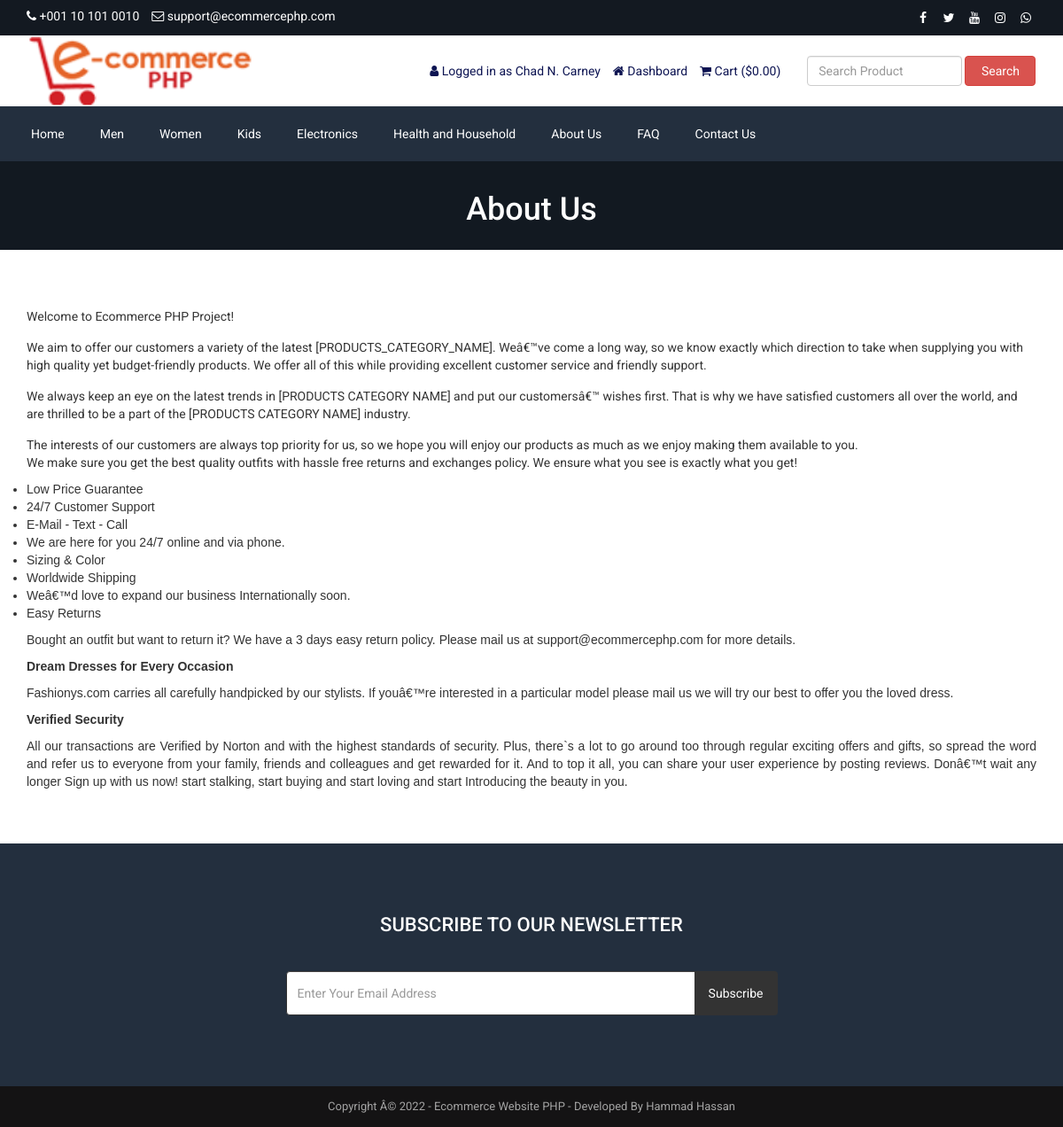
Page /about.php (signed in) on the earlier database version.
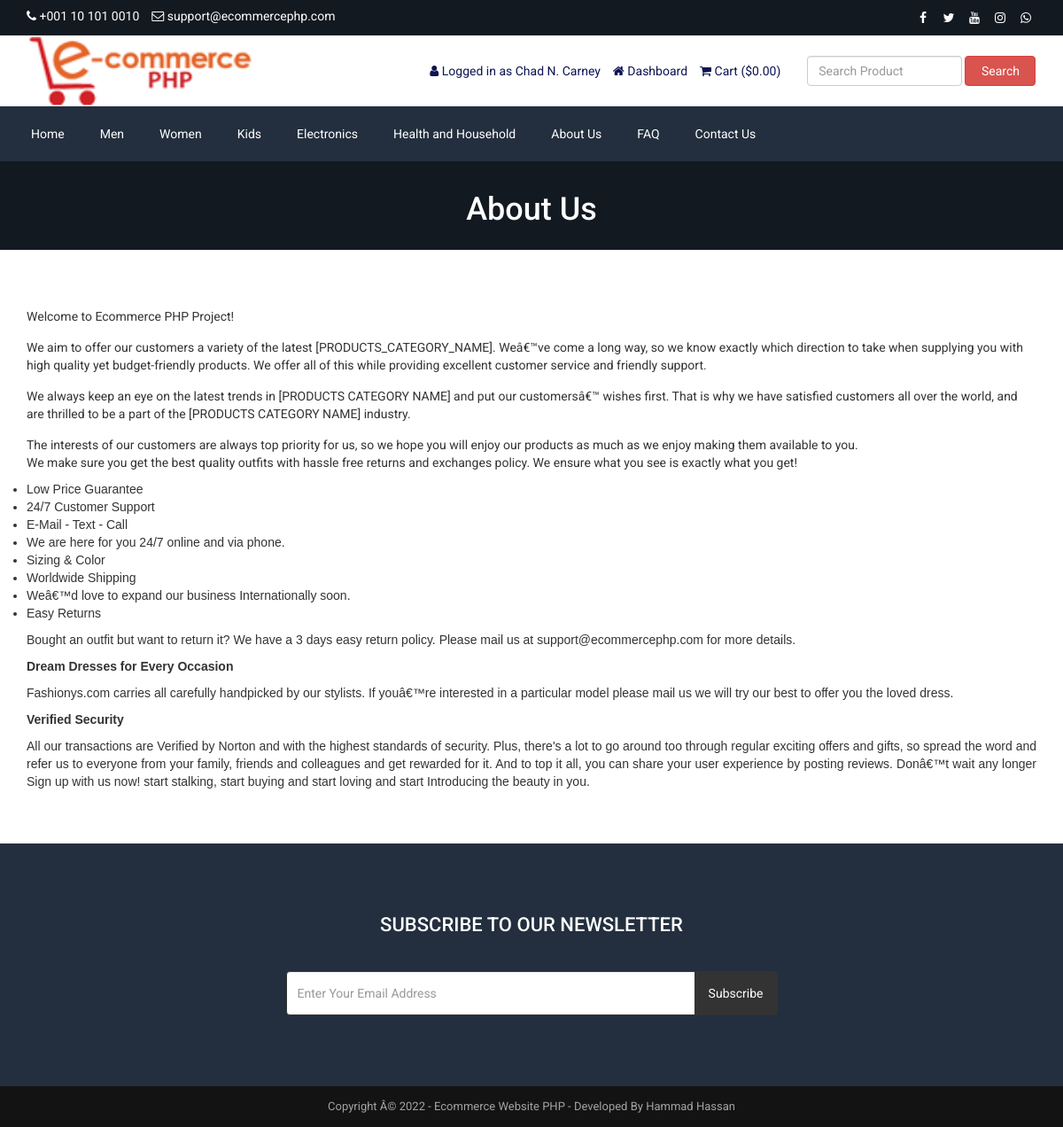
Same page on the later database version.
### tables this page shows
CREATE TABLE `tbl_page` (
  `id` int(11) NOT NULL,
  `about_title` varchar(255) NOT NULL,
  `about_content` text NOT NULL,
  `about_banner` varchar(255) NOT NULL,
  `about_meta_title` varchar(255) NOT NULL,
  `about_meta_keyword` text NOT NULL,
  `about_meta_description` text NOT NULL,
  `faq_title` varchar(255) NOT NULL,
  `faq_banner` varchar(255) NOT NULL,
  `faq_meta_title` varchar(255) NOT NULL,
  `faq_meta_keyword` text NOT NULL,
  `faq_meta_description` text NOT NULL,
  `blog_title` varchar(255) NOT NULL,
  `blog_banner` varchar(255) NOT NULL,
  `blog_meta_title` varchar(255) NOT NULL,
  `blog_meta_keyword` text NOT NULL,
  `blog_meta_description` text NOT NULL,
  `contact_title` varchar(255) NOT NULL,
  `contact_banner` varchar(255) NOT NULL,
  `contact_meta_title` varchar(255) NOT NULL,
  `contact_meta_keyword` text NOT NULL,
  `contact_meta_description` text NOT NULL,
  `pgallery_title` varchar(255) NOT NULL,
  `pgallery_banner` varchar(255) NOT NULL,
  `pgallery_meta_title` varchar(255) NOT NULL,
  `pgallery_meta_keyword` text NOT NULL,
  `pgallery_meta_description` text NOT NULL,
  `vgallery_title` varchar(255) NOT NULL,
  `vgallery_banner` varchar(255) NOT NULL,
  `vgallery_meta_title` varchar(255) NOT NULL,
  `vgallery_meta_keyword` text NOT NULL,
  `vgallery_meta_description` text NOT NULL
);

### about.php (the view)
<?php require_once('header.php'); ?>
<?php
$statement = $pdo->prepare("SELECT * FROM tbl_page WHERE id=1");
$statement->execute();
$result = $statement->fetchAll(PDO::FETCH_ASSOC);
foreach ($result as $row) {
   $about_title = $row['about_title'];
    $about_content = $row['about_content'];
    $about_banner = $row['about_banner'];
}
?>
<div class="page-banner" style="background-image: url(assets/uploads/<?php echo $about_banner; ?>);">
    <div class="inner">
        <h1><?php echo $about_title; ?></h1>
    </div>
</div>
<div class="page">
    <div class="container">
        <div class="row">
            <div class="col-md-12">
                <p>
                    <?php echo $about_content; ?>
                </p>
            </div>
        </div>
    </div>
</div>
<?php require_once('footer.php'); ?>

### header.php (shortened to what the changed rows need)
<?php
include("admin/inc/config.php");
?>
<!DOCTYPE html>
<html lang="en">
<head>
	<link rel="stylesheet" href="assets/css/bootstrap.min.css">
	<link rel="stylesheet" href="assets/css/font-awesome.min.css">
	<link rel="stylesheet" href="assets/css/owl.carousel.min.css">
	<link rel="stylesheet" href="assets/css/owl.theme.default.min.css">
	<link rel="stylesheet" href="assets/css/jquery.bxslider.min.css">
    <link rel="stylesheet" href="assets/css/magnific-popup.css">
    <link rel="stylesheet" href="assets/css/rating.css">
	<link rel="stylesheet" href="assets/css/spacing.css">
	<link rel="stylesheet" href="assets/css/bootstrap-touch-slider.css">
	<link rel="stylesheet" href="assets/css/animate.min.css">
	<link rel="stylesheet" href="assets/css/tree-menu.css">
	<link rel="stylesheet" href="assets/css/select2.min.css">
	<link rel="stylesheet" href="assets/css/main.css">
	<link rel="stylesheet" href="assets/css/responsive.css">
	<?php
	$statement = $pdo->prepare("SELECT * FROM tbl_page WHERE id=1");
	$statement->execute();
	$result = $statement->fetchAll(PDO::FETCH_ASSOC);
		?>
</head>
<body>
<div class="top">
	<div class="container">
	</div>
</div>
<div class="header">
	<div class="container">
	</div>
</div>
<div class="nav">
	<div class="container">
		<div class="row">
			<div class="col-md-12 pl_0 pr_0">
				<div class="menu-container">
					<div class="menu">
						<ul>
							<?php
							$statement = $pdo->prepare("SELECT * FROM tbl_page WHERE id=1");
							$statement->execute();
							$result = $statement->fetchAll(PDO::FETCH_ASSOC);
							foreach ($result as $row) {
								$about_title = $row['about_title'];
								$faq_title = $row['faq_title'];
								$contact_title = $row['contact_title'];
							}
							?>
							<li><a href="about.php"><?php echo $about_title; ?></a></li>
							<li><a href="faq.php"><?php echo $faq_title; ?></a></li>
							<li><a href="contact.php"><?php echo $contact_title; ?></a></li>
						</ul>
					</div>
				</div>
			</div>
		</div>
	</div>
</div>

Differences in the rows shown:
changed tbl_page "About Us": about_content "…standards of security. Plus, there`s a lot to go…" → "…standards of security. Plus, there's a lot to go…"
